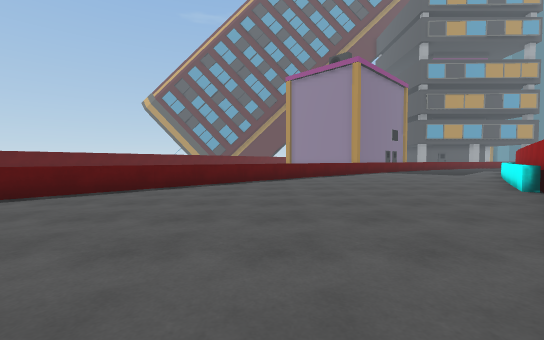
view 1 (above)

18 first-person views from a walk through a scene from a Unity 3-D project. The camera is 1.2 m above the floor, tilts 2° down and sees 90° across. The floor is counted in squares, 2 m on a side. Each view is taken from the middle of a square. On the plan, view 1 faces up. The plan holds only what a view shows up to about 9 squares ahead; the rest is blank. The place goes on beyond the plan. Some surface patterns are stand-ins.

view 2
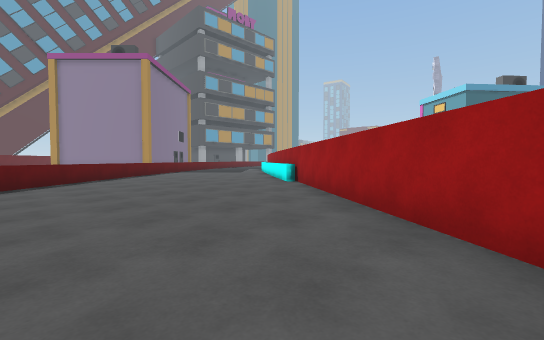

view 3
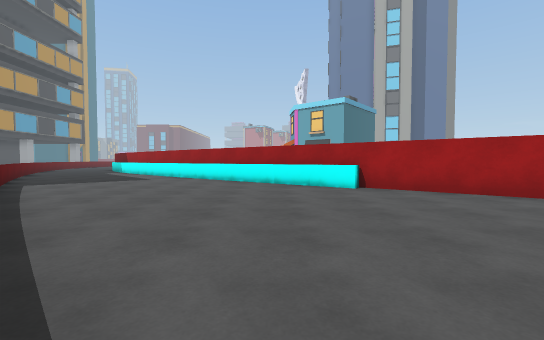

view 4
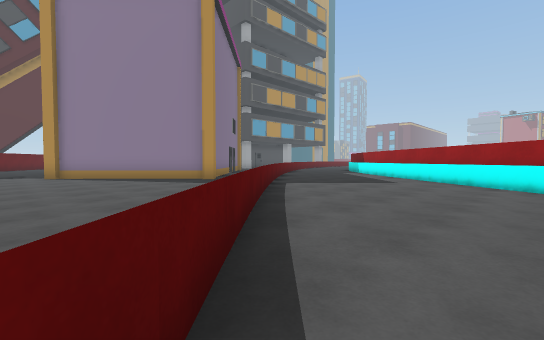

view 5
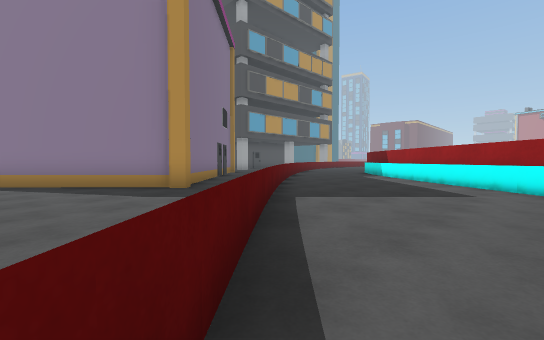

view 6
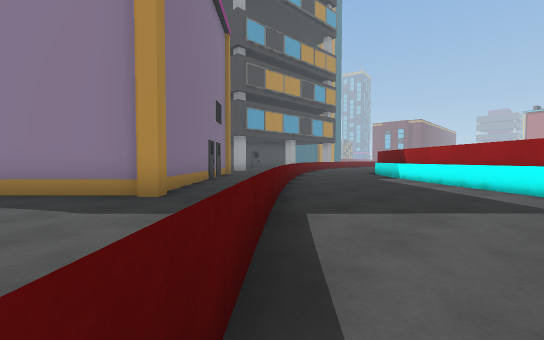

view 7
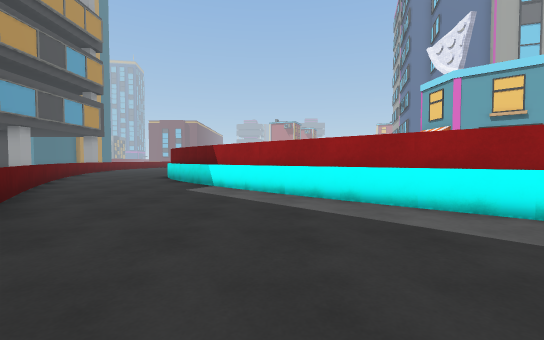

view 8
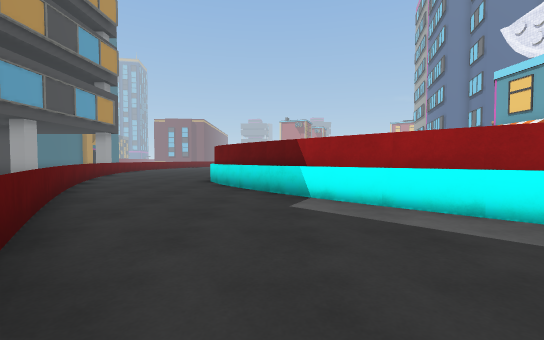

view 9
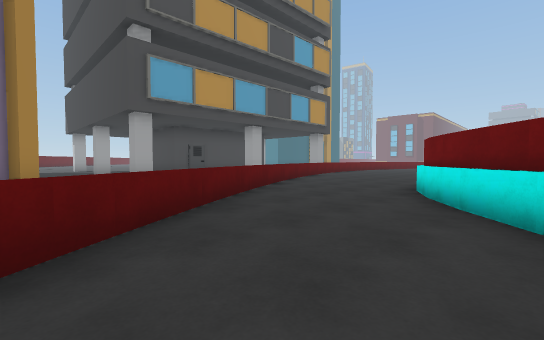

view 10
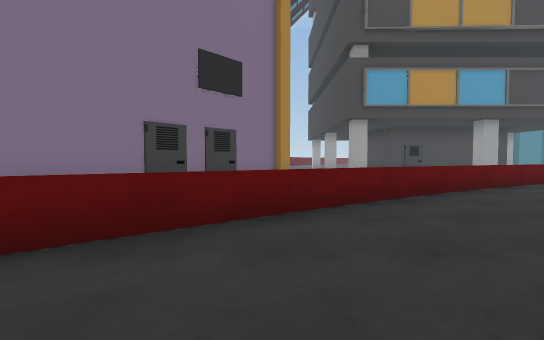

view 11
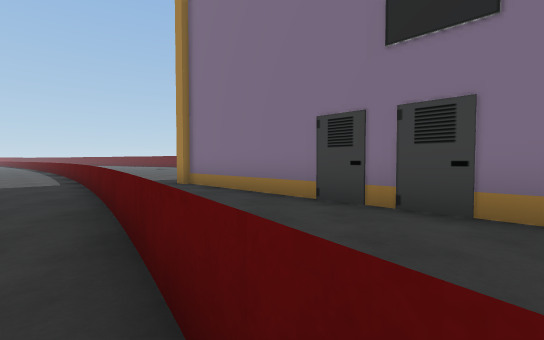

view 12
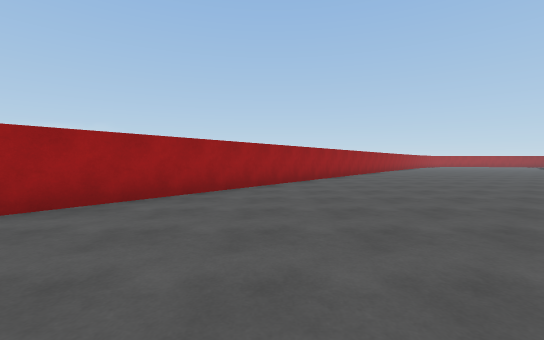

view 13
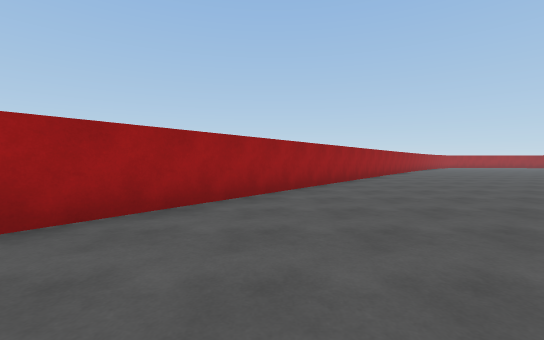

view 14
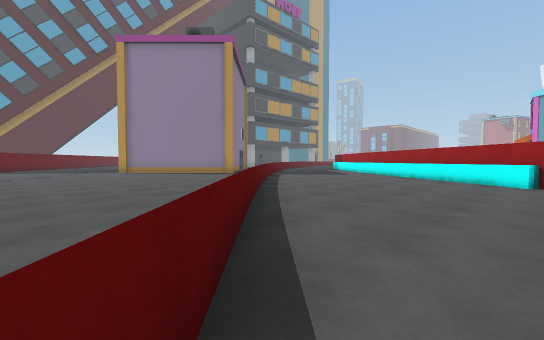

view 15
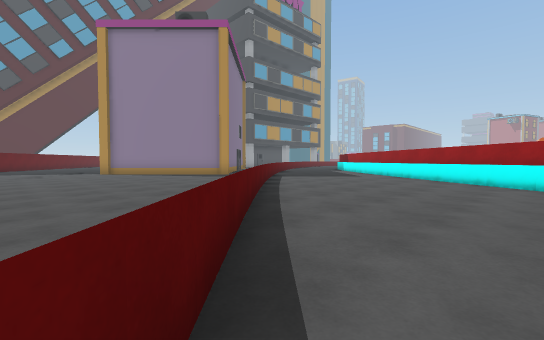

view 16
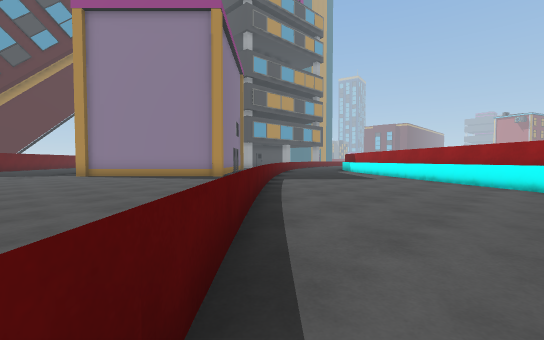

view 17
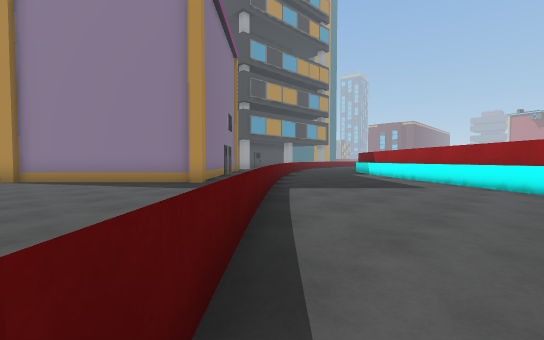

view 18
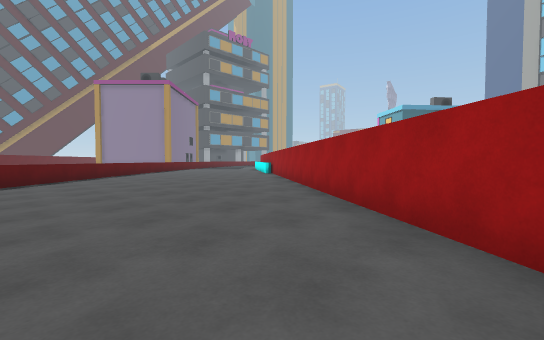

### Floor plan
Key: @ floor where view 1 was taken; # wall or solid block; . floor; = window, fence, low wall or low ledge; ^ raised ledge.
Columns run from 4 left of view 1 to 18 right of it. Each row starts with its distance up from view 1.
 20    #=#      ###  #==..
 19    =.##    ##... =.....
 18   ==..##  ##...=.......
 17  .=....####...=.....#
 16  =......##..=......#=
 15  =.........=.....###
 14  .........=.....##
 13  ........=.....=#
 12  .......=.....=##
 11  .....=.......##
 10  ....=.......##
  9  ...=.......##
  8  ..=.......^#
  7  .=.......##
  6  =........#
  5 =........##
  4 =........#
  3 ........##
  2 .......##
  1 ......##
  0 ....@##
 -1 .....#
 -2 ....##
 -3 ...##
 -4 ..##
 -5 ..#
 -6 .##
 -7 ##

Where each view was taken, in squares from view 1:
view 1: 0 up, 0 right, facing up
view 2: 0 up, 1 left, facing up-right
view 3: 7 up, 1 left, facing right
view 4: 8 up, 0 right, facing up-right
view 5: 10 up, 2 right, facing up-right
view 6: 11 up, 3 right, facing up-right
view 7: 13 up, 6 right, facing right
view 8: 15 up, 8 right, facing right
view 9: 15 up, 10 right, facing up-right
view 10: 14 up, 10 right, facing up
view 11: 18 up, 12 right, facing left
view 12: 4 up, 1 left, facing down
view 13: 1 up, 2 left, facing down
view 14: 5 up, 3 left, facing up-right
view 15: 6 up, 2 left, facing up-right
view 16: 7 up, 1 left, facing up-right
view 17: 9 up, 1 right, facing up-right
view 18: 4 down, 4 left, facing up-right
